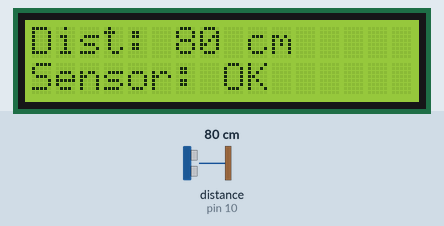
A sketch run on a simulated Arduino Uno, built with avr-gcc and run on an emulated ATmega328P. On the bench: 16×2 character LCD. Wiring (inferred from the names in the program): ultrasonic range finder: trigger pin 9; echo pin 10. The inputs (shaded band) are chosen by the test bench; at power-on: distance to the obstacle (sensor on pin 10) 80 cm. The echo pulse lasts 58.3 µs per cm; what the sketch prints to the serial monitor is not drawn.

Above: at 1.6 s.
1.7 s: distance to the obstacle (sensor on pin 10) set to 4 cm
At 2.9 s:
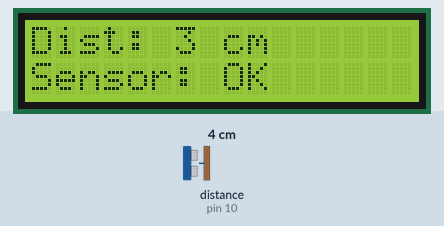
4.2 s: distance to the obstacle (sensor on pin 10) set to 2 cm
At 6.2 s:
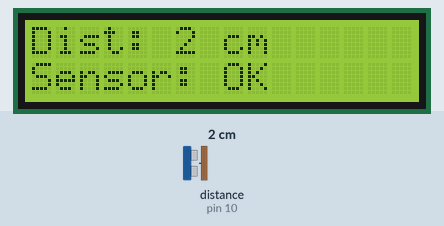
6.5 s: distance to the obstacle (sensor on pin 10) set to 9 cm
At 7.9 s:
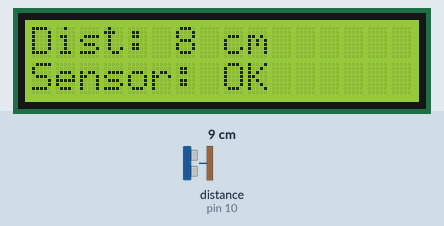
Timing chart, 0 to 9.5 s (numbered marks = the images above; inputs shaded):
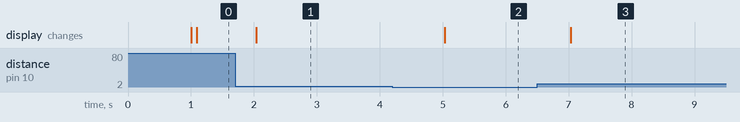

Measured:
- after the input at 1.7 s, the display: changes after 0.33 s (image 1)
- after the input at 4.2 s, the display: changes after 0.83 s (image 2)
- after the input at 6.5 s, the display: changes after 0.53 s (image 3)

The sketch:

parteB.ino
```cpp
// Lab 3 — Parte B: detecção de falhas no sensor e no LCD
#include <Wire.h>
#include <LiquidCrystal_I2C.h>

const int PINO_TRIG = 9;
const int PINO_ECHO = 10;
const uint8_t ENDERECO_LCD = 0x27;

const unsigned long TIMEOUT_ECO = 30000;   // µs: espera máxima pelo eco
const unsigned int DIST_MIN = 2;           // cm: faixa útil do HC-SR04
const unsigned int DIST_MAX = 400;
const int SUSPEITAS_PARA_FALHA = 3;        // leituras ruins seguidas = falha
const unsigned long INTERVALO_SENSOR = 250;   // ms
const unsigned long INTERVALO_LCD = 1000;     // ms

LiquidCrystal_I2C lcd(ENDERECO_LCD, 16, 2);

bool sensorOk = true;
int suspeitas = 0;
unsigned int ultimaBoa = 0;     // último valor válido, em cm
bool lcdOk = false;
unsigned long antesSensor = 0;
unsigned long antesLcd = 0;

// Registro: [instante] nível ORIGEM: mensagem   (I info · W aviso · E erro)
void registrar(char nivel, const char* origem, const char* msg) {
  Serial.print('[');
  Serial.print(millis());
  Serial.print("] ");
  Serial.print(nivel);
  Serial.print(' ');
  Serial.print(origem);
  Serial.print(": ");
  Serial.println(msg);
}

// ---------- Sensor ----------
unsigned int medirCm() {                    // devolve 0 se o eco não voltar
  digitalWrite(PINO_TRIG, LOW);  delayMicroseconds(2);
  digitalWrite(PINO_TRIG, HIGH); delayMicroseconds(10);
  digitalWrite(PINO_TRIG, LOW);
  unsigned long eco = pulseIn(PINO_ECHO, HIGH, TIMEOUT_ECO);
  return eco / 58;
}

void lerSensor() {
  unsigned int cm = medirCm();
  bool valida = cm >= DIST_MIN && cm <= DIST_MAX;

  if (valida) {
    suspeitas = 0;
    ultimaBoa = cm;
    if (!sensorOk) {
      sensorOk = true;
      registrar('I', "SENSOR", "voltou a responder");
    }
  } else if (sensorOk) {
    suspeitas++;                            // 1 leitura ruim = suspeita
    registrar('W', "SENSOR", "leitura suspeita");
    if (suspeitas >= SUSPEITAS_PARA_FALHA) {
      sensorOk = false;                     // 3 seguidas = falha confirmada
      registrar('E', "SENSOR", "falha confirmada");
    }
  }
}

// ---------- LCD ----------
void iniciarLcd() {
  lcd.init();
  lcd.backlight();
  Wire.setWireTimeout(25000, true);         // I2C nunca espera mais que 25 ms
}

bool lcdPresente() {
  Wire.beginTransmission(ENDERECO_LCD);
  return Wire.endTransmission() == 0;       // 0 = o módulo respondeu (ACK)
}

void escreverLinha(uint8_t linha, const char* texto) {
  char buf[17];                             // 16 colunas + '\0'
  snprintf(buf, sizeof(buf), "%-16s", texto);   // completa com espaços
  lcd.setCursor(0, linha);
  lcd.print(buf);
}

void atualizarLcd() {
  if (!lcdPresente()) {
    if (lcdOk) registrar('E', "LCD", "sem resposta no I2C");
    lcdOk = false;
    return;                                 // o resto do sistema continua
  }
  if (!lcdOk) {                             // acabou de voltar: reinicializa
    iniciarLcd();
    lcdOk = true;
    registrar('I', "LCD", "reconectado e reinicializado");
  }

  char texto[17];
  if (sensorOk) snprintf(texto, sizeof(texto), "Dist: %u cm", ultimaBoa);
  else          snprintf(texto, sizeof(texto), "Dist: --- cm");
  escreverLinha(0, texto);
  escreverLinha(1, sensorOk ? "Sensor: OK" : "Sensor: FALHA");
}

void setup() {
  pinMode(PINO_TRIG, OUTPUT);
  pinMode(PINO_ECHO, INPUT);
  Serial.begin(9600);
  Wire.begin();
  Wire.setWireTimeout(25000, true);
  registrar('I', "SISTEMA", "iniciado");
}

void loop() {
  unsigned long agora = millis();

  if (agora - antesSensor >= INTERVALO_SENSOR) {
    antesSensor = agora;
    lerSensor();
  }
  if (agora - antesLcd >= INTERVALO_LCD) {
    antesLcd = agora;
    atualizarLcd();
  }
}
```
